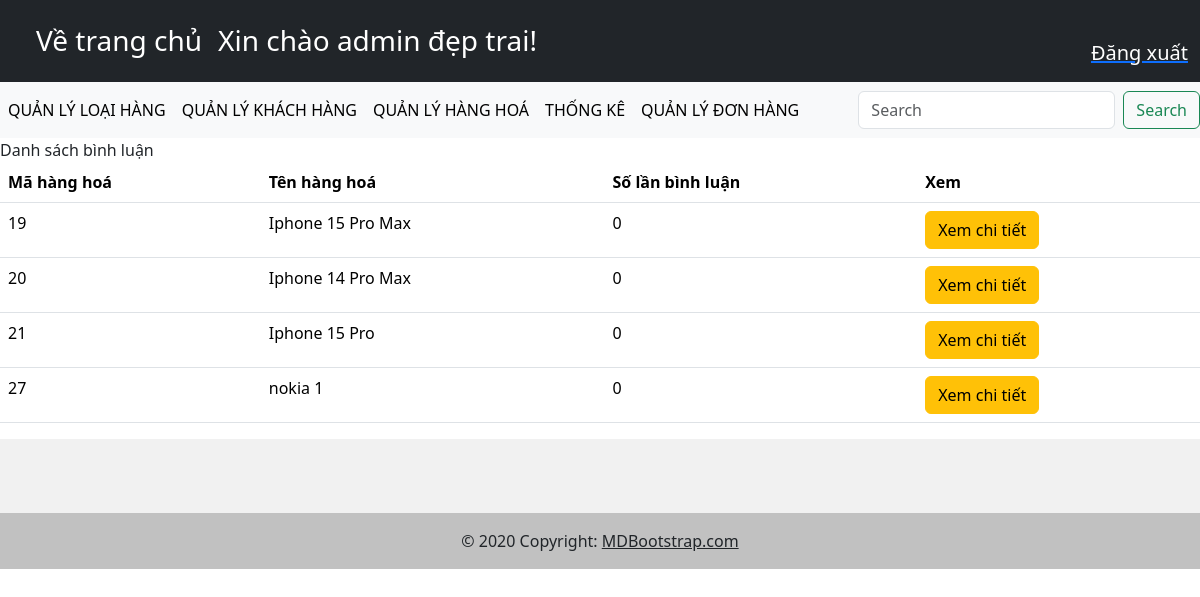
The app's page /binh_luan.php, older data.
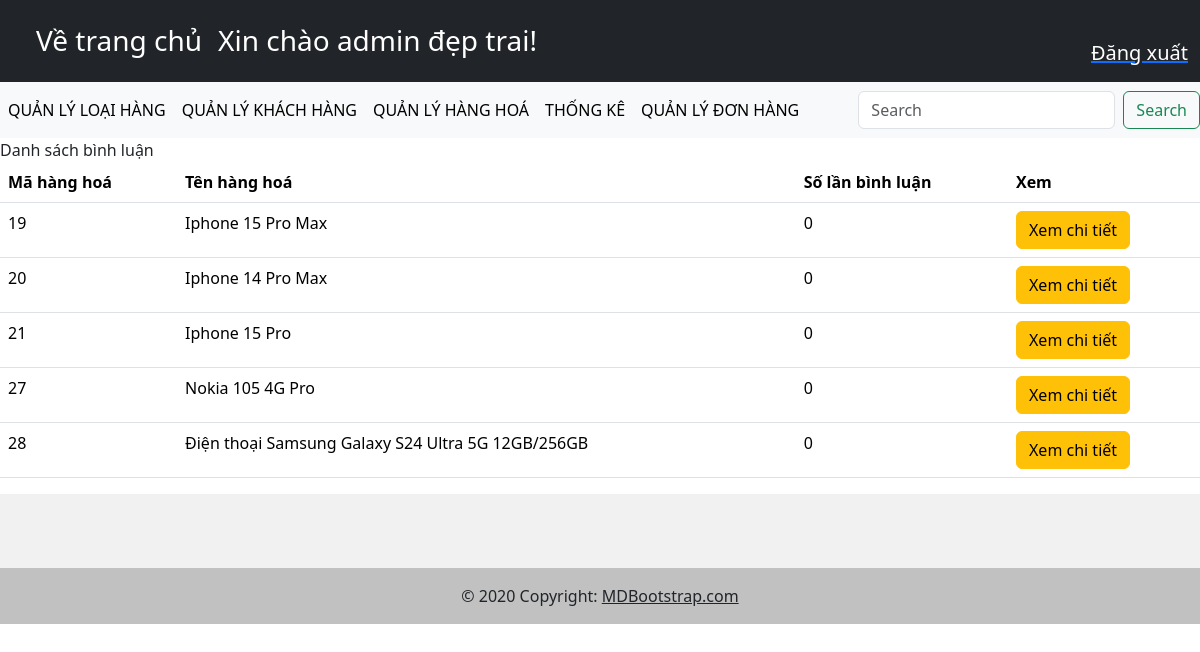
The same page, newer data.
### tables this page shows
CREATE TABLE `hang_hoa` (
  `ma_hang_hoa` int(10) NOT NULL,
  `ten_hang_hoa` varchar(299) NOT NULL,
  `don_gia` double(10,2) NOT NULL,
  `giam_gia` double(10,2) DEFAULT 0.00,
  `hinh` varchar(299) NOT NULL,
  `ngay_nhap` date DEFAULT NULL,
  `mo_ta` text NOT NULL,
  `dac_biet` tinyint(1) NOT NULL,
  `so_luot_xem` int(11) NOT NULL DEFAULT 0,
  `da_ban` int(11) NOT NULL DEFAULT 0,
  `ma_loai` int(10) DEFAULT NULL,
  `an_hang_hoa` tinyint(4) NOT NULL DEFAULT 0
);

### controller/c_binh_luan.php (called while the page is built, shortened)
<?php
include("model/m_binh_luan.php");
class C_binh_luan
{
    function hienthimanhinh()
    {
        $m_binh_luan = new M_binh_luan();
        $binh_luan = $m_binh_luan->binh_luan_selectall();
        include("view/layout/index.php");
    }
}

### binh_luan.php (called while the page is built, shortened)
<?php
include "controller/c_binh_luan.php";
$c_binh_luan = new C_binh_luan();
$c_binh_luan->hienthimanhinh();
return;

### model/database.php (called while the page is built, shortened)
<?php
class database
{
    public function pdo_get_connection()
    {
        $servername = 'localhost';
        $username = 'root';
        $pass = '';
        try {
            $con = new PDO("mysql:host=$servername;dbname=du_an1", $username, $pass);
            $con->setAttribute(PDO::ATTR_ERRMODE, PDO::ERRMODE_EXCEPTION);
            return $con;
        } catch (Exception $ex) {
            echo $ex->getMessage();
            echo $ex->getLine();
            echo $ex->getFile();
        }
    }
    public function pdo_query($sql, $sql_args = [])
    {
        try {
            $con = $this->pdo_get_connection();
            $stmt = $con->prepare($sql);
            $stmt->execute($sql_args);
            $rows = $stmt->fetchAll();
            return $rows;
        } catch (PDOException $ex) {
            throw $ex;
        }
    }
}

### model/m_binh_luan.php (called while the page is built, shortened)
<?php
include_once("database.php");
class M_binh_luan extends database
{
    function binh_luan_selectall()
    {
        $sql = "SELECT hh.ma_hang_hoa, hh.ten_hang_hoa, COUNT(bc.ma_hang_hoa) AS so_lan_binh_luan
        FROM hang_hoa AS hh
        LEFT JOIN binh_luann AS bc ON hh.ma_hang_hoa = bc.ma_hang_hoa
        GROUP BY hh.ma_hang_hoa, hh.ten_hang_hoa;
        ";
        return $this->pdo_query($sql, []);
    }
}

### view/binh_luan/v_quan_ly_binh_luan.php (the view, shortened to what this page needs)
<table class="table">
    <thead>
        <tr>
            <th scope="col">Mã hàng hoá</th>
            <th scope="col">Tên hàng hoá</th>
            <th scope="col">Số lần bình luận</th>
            <th scope="col">Xem</th>
        </tr>
    </thead>
    <tbody>
        <?php foreach ($binh_luan as $binh_luan) { ?>
            <tr>
                <td><?php echo $binh_luan['ma_hang_hoa'] ?></td>
                <td><?php echo $binh_luan['ten_hang_hoa'] ?></td>
                <td><?php echo $binh_luan['so_lan_binh_luan'] ?></td>
                <td><a href="./binh_luan.php?ma_hang_hoa=<?php echo $binh_luan['ma_hang_hoa'] ?>">
                        <button type="button" class="btn btn-warning">Xem chi tiết</button></a>
                </td>
            </tr>
        <?php } ?>
    </tbody>
</table>

Row changes from the older to the newer data that the page shows:
changed hang_hoa id 27: ten_hang_hoa "nokia 1" → "Nokia 105 4G Pro"
added hang_hoa: ma_hang_hoa "28", ten_hang_hoa "Điện thoại Samsung Galaxy S24 Ultra 5G 12GB/256GB", so_lan_binh_luan "0"
